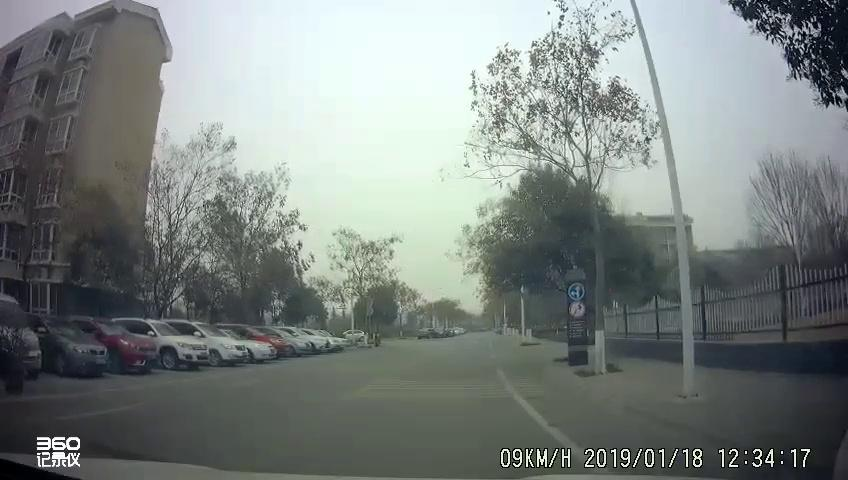
#> input picture preprog/16665.jpg, 848 x 480 px
$ python test1105.py
#> lines starting #> are read from the running program, lines starting #| are printed output that depends on the picture
### preprog/HSI_RGB.py
# -*- coding:utf-8 -*-

import matplotlib.pyplot as plt
import cv2 as cv
import numpy as np

# 显示汉字用
plt.rcParams['font.sans-serif'] = ['SimHei']
plt.rcParams['axes.unicode_minus'] = False


# 定义显示一张图片函数
# [12 lines left out: functions imshow, label_def, not called in this run]


# 读取图片
img_orig = cv.imread('16665.jpg', 1)    # 读取彩色图片
#> img_orig is the input picture: shape (480, 848, 3); mean B, G, R 128.3, 130.7, 123.7


# RGB到HSI的变换
def rgb2hsi(image):
    b, g, r = cv.split(image)                    # 读取通道
    r = r / 255.0                                # 归一化
    g = g / 255.0
    b = b / 255.0
    eps = 1e-6                                   # 防止除零

    img_i = (r + g + b) / 3                      # I分量

    img_h = np.zeros(r.shape, dtype=np.float32)
    img_s = np.zeros(r.shape, dtype=np.float32)
    min_rgb = np.zeros(r.shape, dtype=np.float32)
    # 获取RGB中最小值
    min_rgb = np.where((r <= g) & (r <= b), r, min_rgb)
    min_rgb = np.where((g <= r) & (g <= b), g, min_rgb)
    min_rgb = np.where((b <= g) & (b <= r), b, min_rgb)
    img_s = 1 - 3*min_rgb/(r+g+b+eps)                                            # S分量

    num = ((r-g) + (r-b))/2
    den = np.sqrt((r-g)**2 + (r-b)*(g-b)+eps)
    theta = np.arccos(num/(den+eps))
    img_h = np.where((b-g) > 0, 2*np.pi - theta, theta)                           # H分量

    img_h = img_h/(2*np.pi)                                                       # 归一化
    temp_s = img_s - np.min(img_s)
    temp_i = img_i - np.min(img_i)
    img_s = temp_s/np.max(temp_s)
    img_i = temp_i/np.max(temp_i)

    image_hsi = cv.merge((img_h, img_s, img_i))
    return image_hsi


# HSI到RGB的变换
def hsi2rgb(image_hsi):
    eps = 1e-6                                                                  # 防止除零
    img_h, img_s, img_i = cv.split(image_hsi)
    # img_s = img_s / 255.0                               #归一化
    # img_i = img_i / 255.0
    # img_h = img_h / 255.0

    img_h = img_h*2*np.pi
    img_r = np.zeros(img_h.shape, dtype=np.float32)
    img_g = np.zeros(img_h.shape, dtype=np.float32)
    img_b = np.zeros(img_h.shape, dtype=np.float32)

    # 扇区1
    img_b = np.where((img_h >= 0) & (img_h < 2 * np.pi / 3), img_i * (1 - img_s), img_b)
    img_r = np.where((img_h >= 0) & (img_h < 2 * np.pi / 3),
                     img_i * (1 + img_s * np.cos(img_h) / (np.cos(np.pi/3 - img_h))), img_r)
    img_g = np.where((img_h >= 0) & (img_h < 2 * np.pi / 3), 3 * img_i - (img_r + img_b), img_g)

    # 扇区2
    img_r = np.where((img_h >= 2*np.pi/3) & (img_h < 4*np.pi/3), img_i * (1 - img_s), img_r)
    img_g = np.where((img_h >= 2*np.pi/3) & (img_h < 4*np.pi/3),
                     img_i * (1 + img_s * np.cos(img_h-2*np.pi/3) / (np.cos(np.pi/3 - (img_h-2*np.pi/3)))), img_g)
    img_b = np.where((img_h >= 2*np.pi/3) & (img_h < 4*np.pi/3), 3 * img_i - (img_r + img_g), img_b)

    # 扇区3
    img_g = np.where((img_h >= 4*np.pi/3) & (img_h <= 2*np.pi), img_i * (1 - img_s), img_g)
    img_b = np.where((img_h >= 4*np.pi/3) & (img_h <= 2*np.pi),
                     img_i * (1 + img_s * np.cos(img_h-4*np.pi/3) / (np.cos(np.pi/3 - (img_h-4*np.pi/3)))), img_b)
    img_r = np.where((img_h >= 4*np.pi/3) & (img_h <= 2*np.pi), 3 * img_i - (img_b + img_g), img_r)

    # [8 lines of commented-out code are left out]

    image_out = cv.merge((img_b*255, img_g*255, img_r*255)).astype('uint8')               # 按RGB合并，后面不用转换通道
    return image_out

# [28 lines of commented-out code are left out]


# [23 lines that do not run on import are left out]

### preprog/test1105.py
#!/usr/bin/env python
# -*- coding: utf-8 -*-

# 在HSI域对强度值进行模糊化处理
import time

import cv2 as cv
import numpy as np
import matplotlib.pyplot as plt
from numpy import exp

from preprog.HSI_RGB import rgb2hsi,hsi2rgb


def t1fs(max,min,mean,num):
    f=1-mean
    if num <= f:
        u = ((num-min)/(f-min))**0.5
        nums = u*(f-min)+min
    elif num > f:
        u = ((max-num)/(max-f))**0.5
        nums = max - u*(max-f)
    return nums

def t2fs(var,mean,median,num):
# 通过中位数、均值确定上下隶属度位置
# 高斯函数
    if median <= mean:
        gauss_up = exp(-(((mean - num) ** 2) / (2 * var ** 2)))
        gauss_down = (median / mean) * exp(-(((mean - num) ** 2) / (2 * var ** 2)))
    else:
        gauss_up = exp(-(((mean - num) ** 2) / (2 * var ** 2)))
        gauss_down = (mean / median) * exp(-(((mean - num) ** 2) / (2 * var ** 2)))
    return (gauss_up + gauss_down) / 2

def t1transI(image):
    hsi = rgb2hsi(image)
    h,s,i = cv.split(hsi)
    img_i = np.asarray(i)
    max_i = img_i.max()
    min_i = img_i.min()
    mean_i = img_i.mean()
    function_vector = np.vectorize(t1fs)
    new_i = function_vector(max_i,min_i,mean_i,img_i)
    image_hsi = cv.merge([h, s, new_i])
    image_out = hsi2rgb(image_hsi)
    # image_out = Image.fromarray(np.uint8(image_out*255))
    return image_out

def t2ftransI(image):
    hsi = rgb2hsi(image)
#> in rgb2hsi, `den = np.sqrt((r-g)**2 + (r-b)*(g-b)+eps)`:
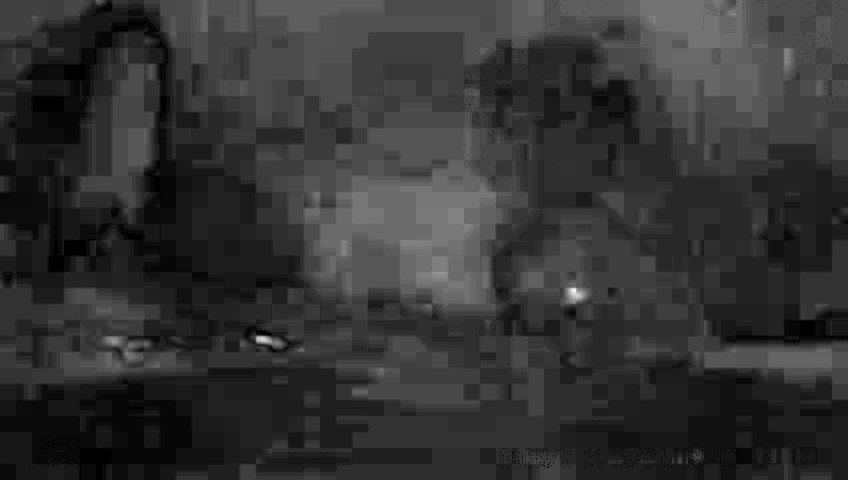
#> den: shape (480, 848) float64; min 0.001, max 0.189, mean 0.0391; drawn with min black and max white
#> in rgb2hsi, `theta = np.arccos(num/(den+eps))`:
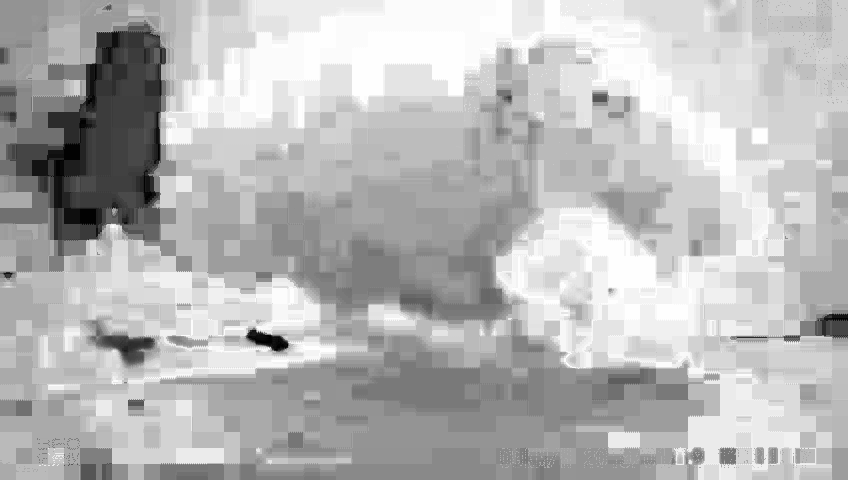
#> theta: shape (480, 848) float64; min 0.00945, max 3.13, mean 2.26; drawn with min black and max white
#> in rgb2hsi, `img_h = np.where((b-g) > 0, 2*np.pi - theta, theta)`:
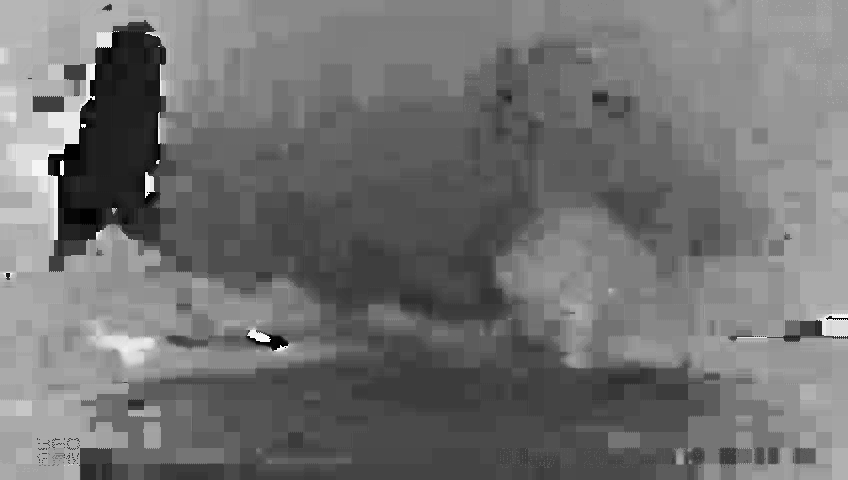
#> img_h: shape (480, 848) float64; min 0.00945, max 6.26, mean 2.81; drawn with min black and max white
#> in rgb2hsi, `image_hsi = cv.merge((img_h, img_s, img_i))`:
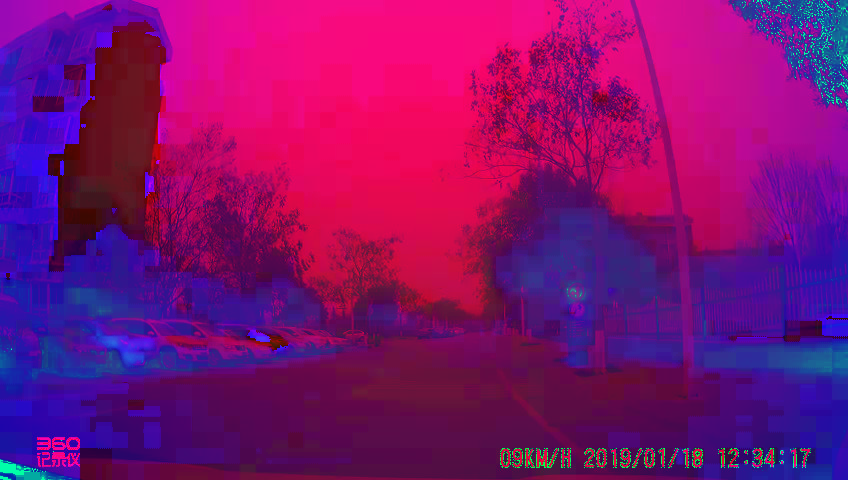
#> image_hsi: shape (480, 848, 3) float64; mean of channels 0, 1, 2 0.447, 0.0578, 0.5; drawn as B, G, R
    h,s,i = cv.split(hsi)
    img_i = np.asarray(i)
    mean_i = img_i.mean()
    var_i = img_i.var()
    x = img_i.reshape( 1, -1)
    median_i = np.median(x)
    function_vector = np.vectorize(t2fs)
    new_i = function_vector(var_i,mean_i,median_i,img_i)
    image_hsi = cv.merge([h, s, new_i])
    image_out = hsi2rgb(image_hsi)
    # image_out = Image.fromarray(np.uint8(image_out*255))
    return image_out

def histogram_demo(image):
    plt.hist(image.ravel(), 256, [0, 256])#ravel函数功能是将多维数组降为一维数组
    plt.show()
def image_hist(image): #画三通道图像的直方图
   color = ("blue", "green", "red")#画笔颜色的值可以为大写或小写或只写首字母或大小写混合
   for i, color in enumerate(color):
       hist = cv.calcHist([image], [i], None, [256], [0, 256])
       plt.plot(hist, color=color)
       plt.xlim([0, 256])
   plt.show()


if __name__ == '__main__':
    img = cv.imread('./16665.jpg')
    start_time = time.perf_counter()
    newimg = t2ftransI(img)
#> in t2ftransI, `mean_i = img_i.mean()`: mean_i = 0.5
#> in t2ftransI, `var_i = img_i.var()`: var_i = 0.0759
#> in t2ftransI, `median_i = np.median(x)`: median_i = 0.394
#> in t2ftransI, `image_hsi = cv.merge([h, s, new_i])`:
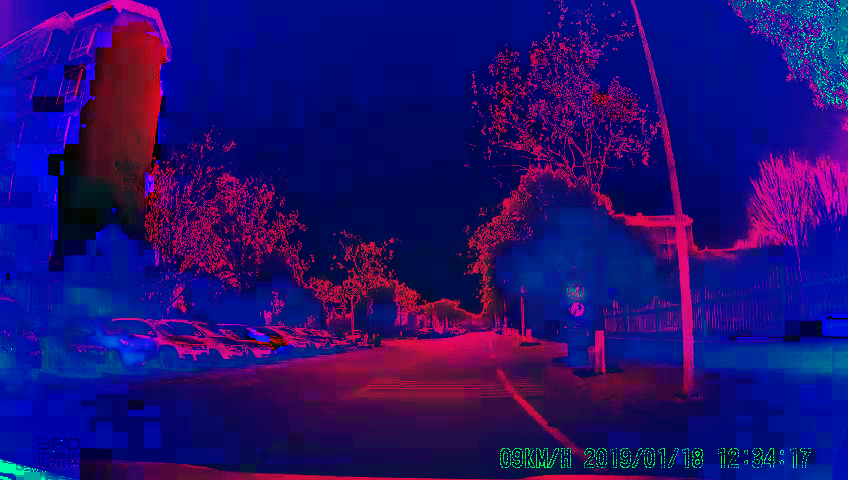
#> image_hsi: shape (480, 848, 3) float64; mean B, G, R 0.447, 0.0578, 0.131
#> in hsi2rgb, `img_r = np.where((img_h >= 2*np.pi/3) & (img_h < 4*np.pi/3), img_i * (..`:
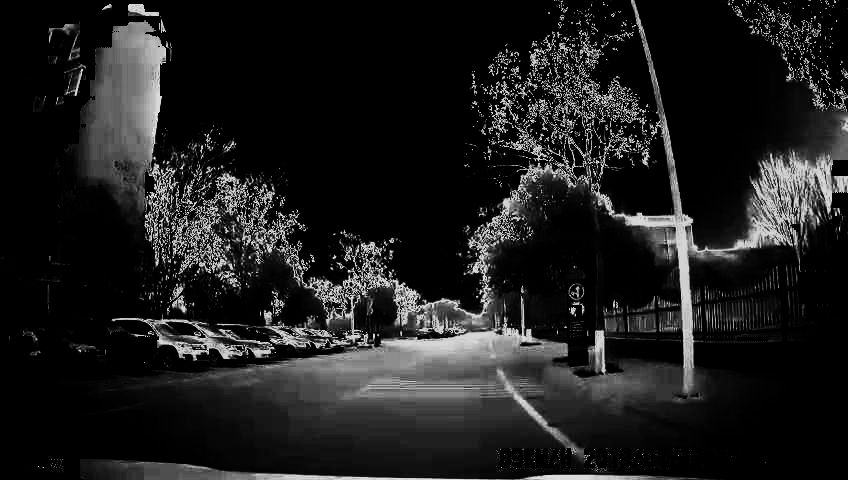
#> img_r: shape (480, 848) float64; min 0, max 1.03, mean 0.121; drawn with min black and max white
    end_time = time.perf_counter()
    print(end_time - start_time)
    histogram_demo(img)
    histogram_demo(newimg)
    plt.subplot(211),plt.imshow(cv.cvtColor(img, cv.COLOR_BGR2RGB))
    plt.subplot(212),plt.imshow(cv.cvtColor(newimg, cv.COLOR_BGR2RGB))
    plt.show()
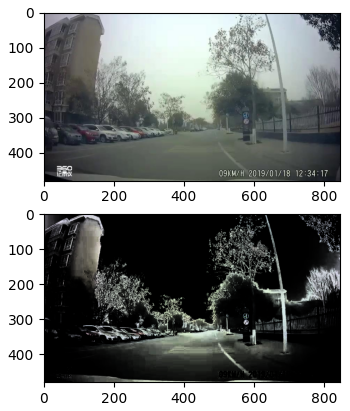
#> figure drawn by matplotlib, 2 panels

    # y = t1fs(1.0,0.,0.5,0.7)
    # print(y)

$ run again, with preprog/01788.jpg copied over preprog/16665.jpg
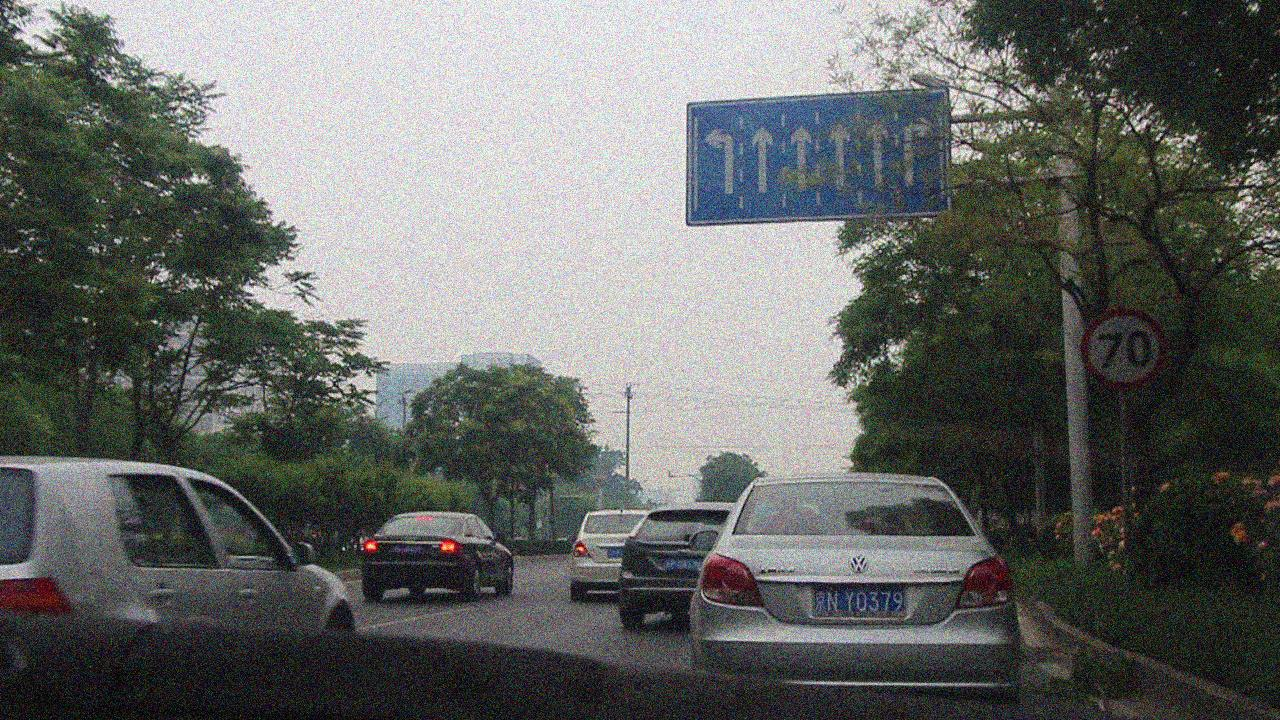
#> input picture preprog/01788.jpg, 1280 x 720 px
#> img_orig is the input picture: shape (720, 1280, 3); mean B, G, R 101.8, 104.4, 102.2
#> in rgb2hsi, `theta = np.arccos(num/(den+eps))`:
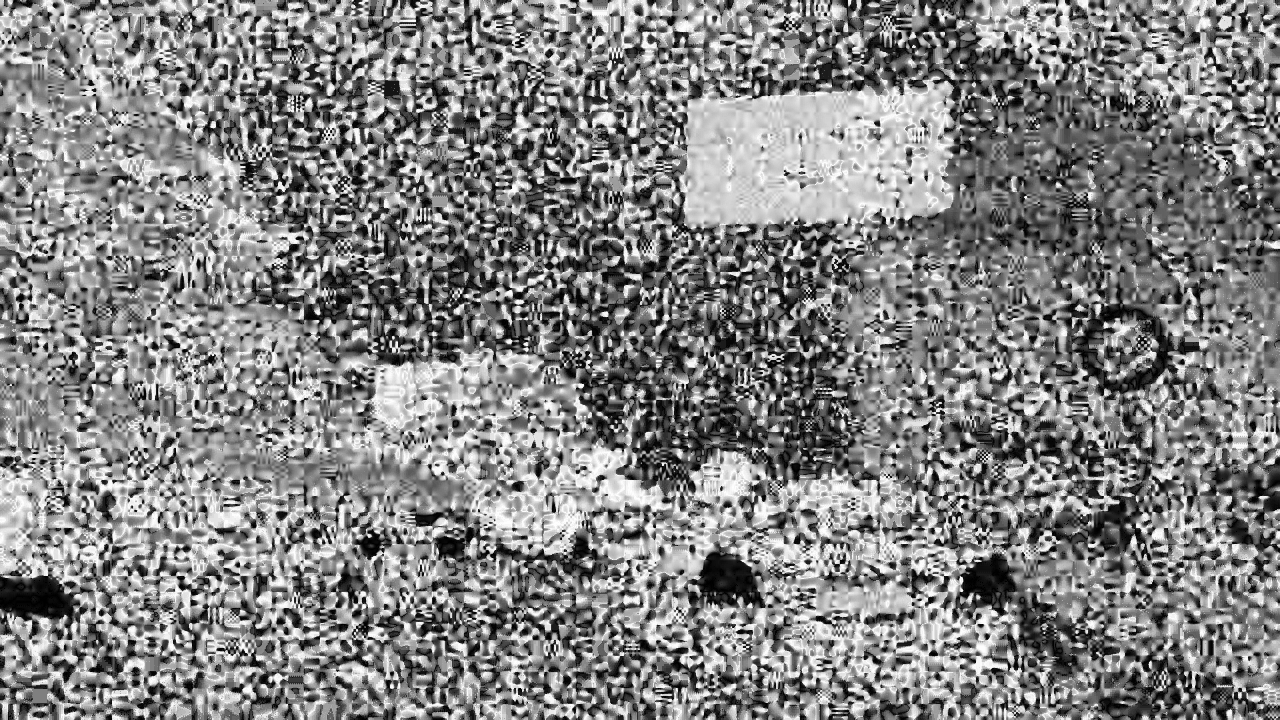
#> theta: shape (720, 1280) float64; min 0.00217, max 3.14, mean 1.62; drawn with min black and max white
#> in rgb2hsi, `img_h = np.where((b-g) > 0, 2*np.pi - theta, theta)`:
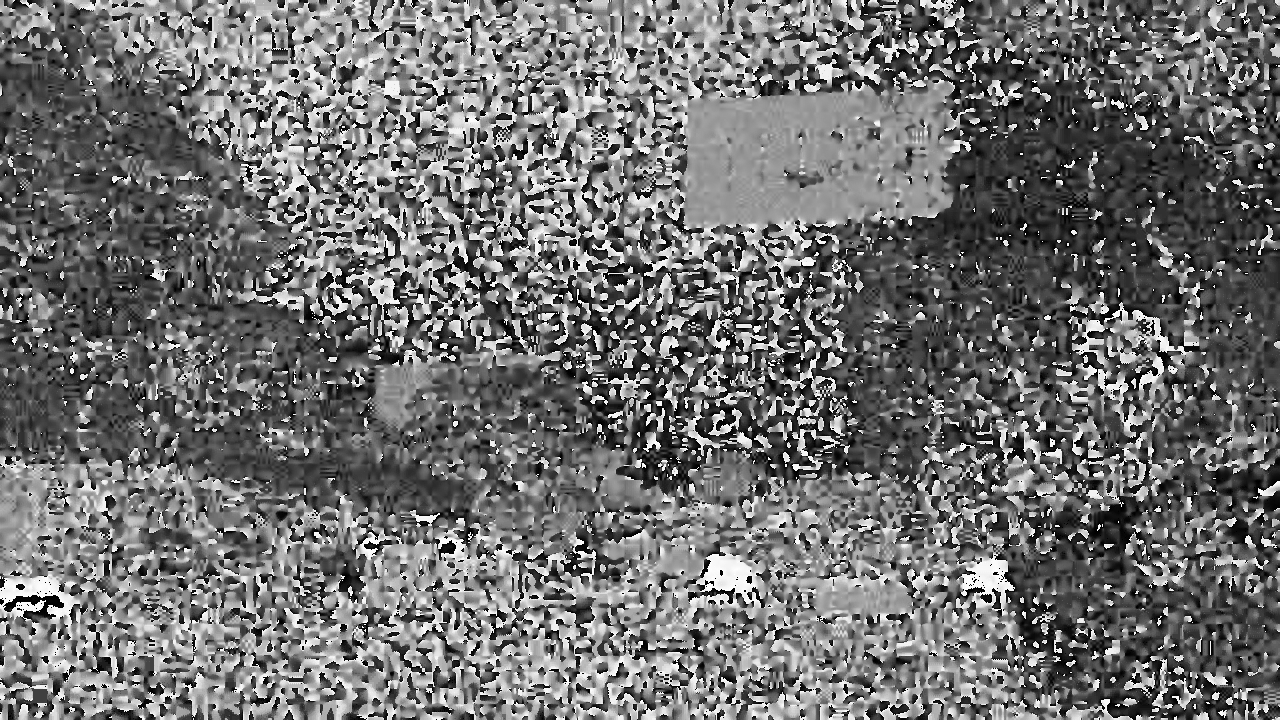
#> img_h: shape (720, 1280) float64; min 0.00217, max 6.28, mean 2.76; drawn with min black and max white
#> mean_i = 0.403
#> var_i = 0.0901
#> median_i = 0.285

$ run again, with preprog/03500.jpg copied over preprog/16665.jpg
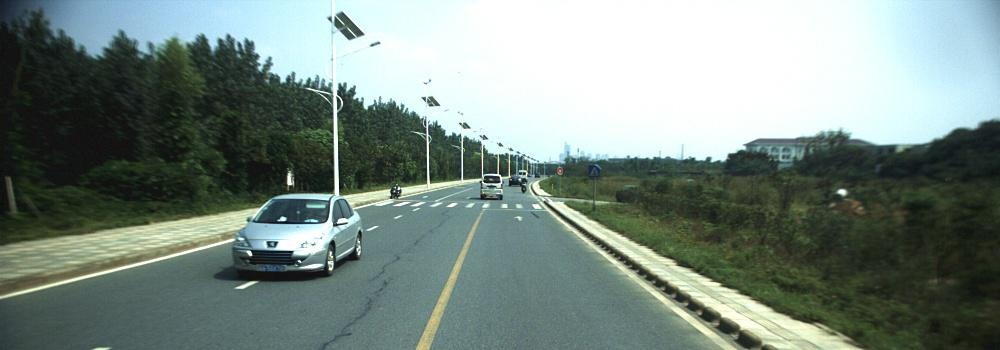
#> input picture preprog/03500.jpg, 1000 x 350 px
#> img_orig is the input picture: shape (350, 1000, 3); mean B, G, R 130.6, 137.4, 122.2
#> in rgb2hsi, `image_hsi = cv.merge((img_h, img_s, img_i))`:
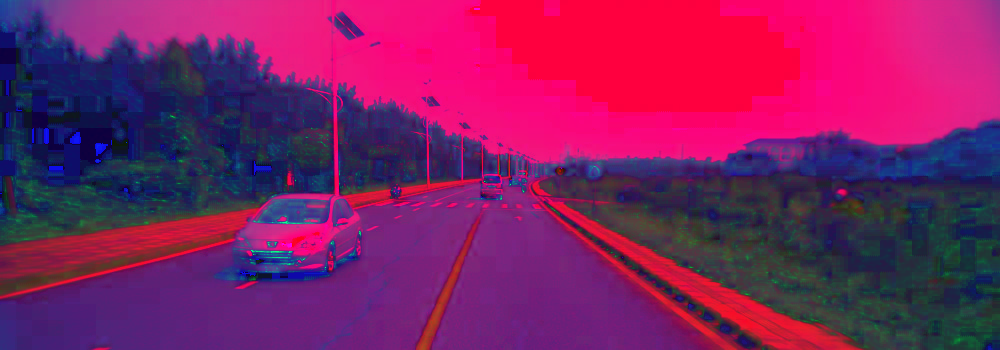
#> image_hsi: shape (350, 1000, 3) float64; mean of channels 0, 1, 2 0.385, 0.124, 0.501; drawn as B, G, R
#> mean_i = 0.501
#> var_i = 0.122
#> median_i = 0.429
#> `plt.show()`:
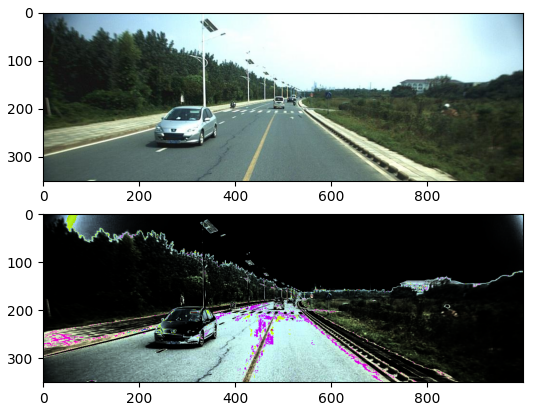
#> figure drawn by matplotlib, 2 panels

$ run again, with preprog/03816.jpg copied over preprog/16665.jpg
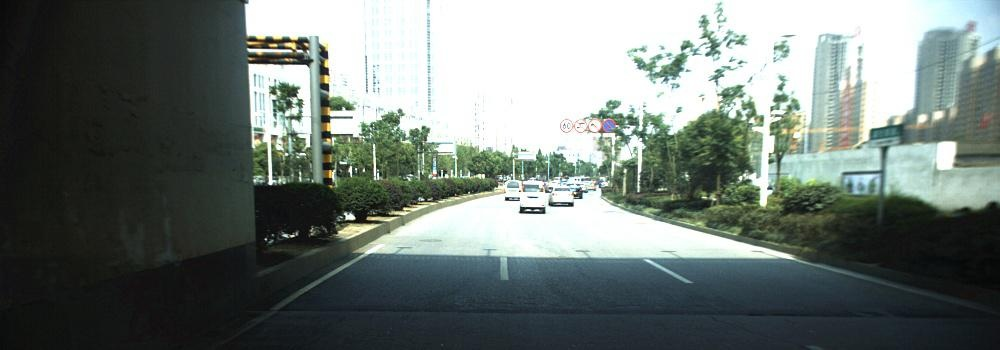
#> input picture preprog/03816.jpg, 1000 x 350 px
#> img_orig is the input picture: shape (350, 1000, 3); mean B, G, R 115.5, 120, 110.5
#> mean_i = 0.452
#> var_i = 0.137
#> median_i = 0.272
#> `plt.show()`:
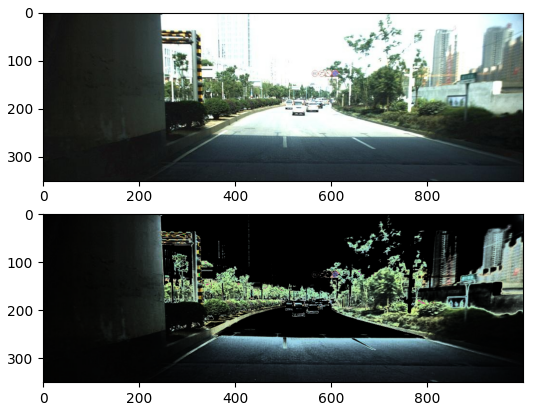
#> figure drawn by matplotlib, 2 panels
